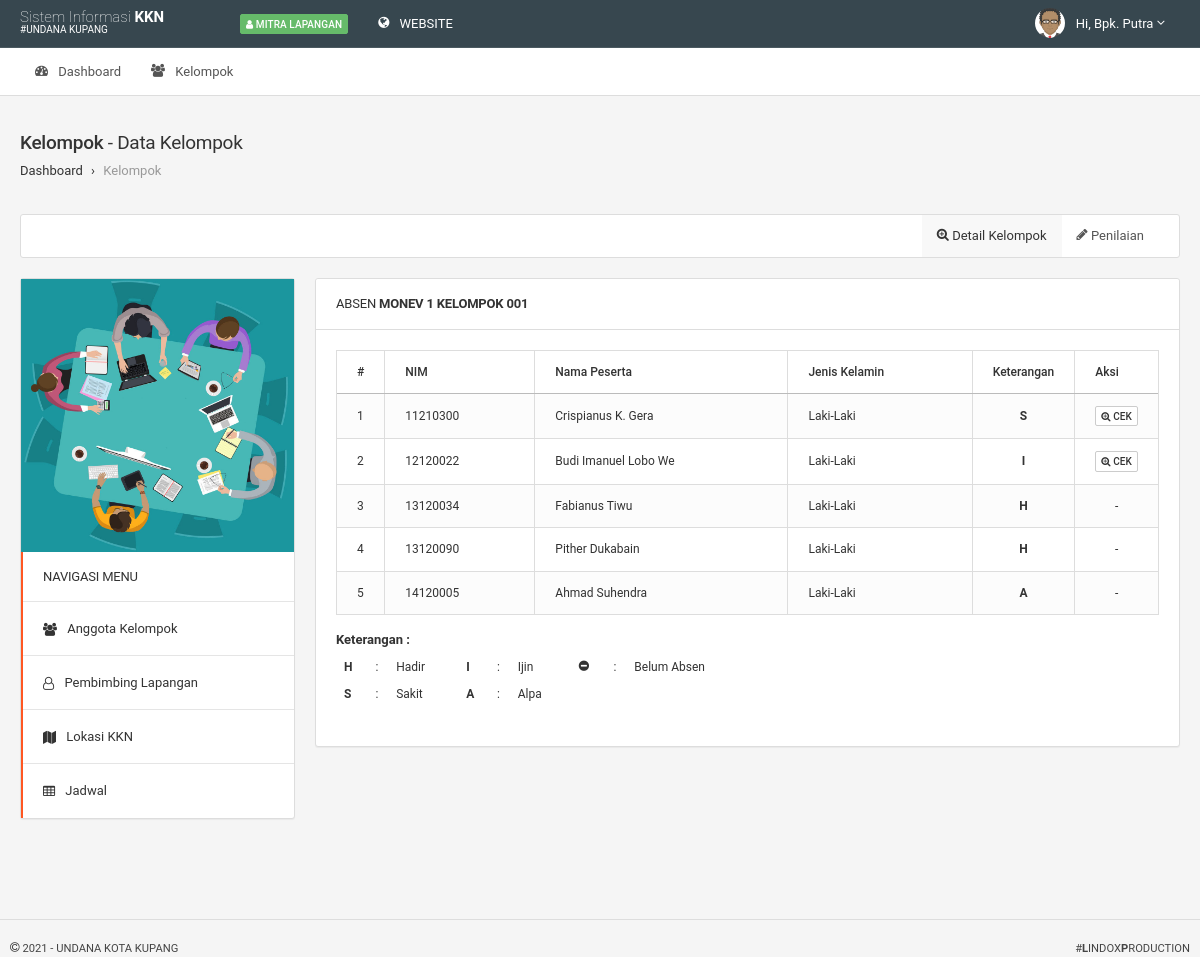
Page /pages/mitra/?page=absen-mitra&absen=21 (signed in) on the committed database.
### tables this page shows
CREATE TABLE IF NOT EXISTS `tbl_mitra` (
  `id_mitra` int(11) NOT NULL AUTO_INCREMENT,
  `id_lokasi` varchar(5) NOT NULL,
  `nip` varchar(18) NOT NULL,
  `nama_mitra` varchar(90) NOT NULL,
  `jk_mitra` enum('laki-laki','perempuan','','') NOT NULL,
  `agama_mitra` varchar(80) NOT NULL,
  `no_tlp_mitra` varchar(30) NOT NULL,
  `username` varchar(18) NOT NULL,
  `password` text NOT NULL,
  `confirm_password` text NOT NULL,
  `foto_mitra` text NOT NULL,
  PRIMARY KEY (`id_mitra`)
);

CREATE TABLE IF NOT EXISTS `tbl_jadwal` (
  `id_jadwal` int(11) NOT NULL AUTO_INCREMENT,
  `id_kelompok` varchar(5) NOT NULL,
  `tgl_jadwal` date NOT NULL,
  `status_jadwal` enum('monev1','monev2','monev3','pembekalan') NOT NULL,
  PRIMARY KEY (`id_jadwal`)
);

CREATE TABLE IF NOT EXISTS `tbl_kelompok` (
  `id_kelompok` int(11) NOT NULL AUTO_INCREMENT,
  `id_lokasi` varchar(5) NOT NULL,
  `id_prodi` varchar(5) NOT NULL,
  `nama_kelompok` varchar(80) NOT NULL,
  `tahun_kkn` varchar(10) NOT NULL,
  PRIMARY KEY (`id_kelompok`)
);

CREATE TABLE IF NOT EXISTS `tbl_has_peserta` (
  `id_has_peserta` int(11) NOT NULL AUTO_INCREMENT,
  `id_kelompok` varchar(5) NOT NULL,
  `id_peserta` varchar(5) NOT NULL,
  `status_has_peserta` enum('ketua','anggota') NOT NULL,
  PRIMARY KEY (`id_has_peserta`)
);

CREATE TABLE IF NOT EXISTS `tbl_mahasiswa` (
  `id_mahasiswa` int(11) NOT NULL AUTO_INCREMENT,
  `id_prodi` varchar(11) NOT NULL,
  `nim` varchar(10) NOT NULL,
  `pin_krs` varchar(10) NOT NULL,
  `nama_mahasiswa` varchar(90) NOT NULL,
  `jk_mahasiswa` enum('laki-laki','perempuan','','') NOT NULL,
  `tempat_lahir` varchar(80) NOT NULL,
  `tgl_lahir` date NOT NULL,
  `agama_mahasiswa` varchar(80) NOT NULL,
  `no_tlp_mahasiswa` varchar(30) NOT NULL,
  `email_mahasiswa` varchar(80) NOT NULL,
  `alamat_mahasiswa` text NOT NULL,
  `tahun_angkatan` varchar(9) NOT NULL,
  `foto_mahasiswa` text NOT NULL,
  PRIMARY KEY (`id_mahasiswa`)
);

### setting/include/mitra_control.php (called while the page is built, shortened)
<?php
	include '../../setting/function/func_title.php';
	include '../../setting/function/func_media.php';
	include '../../setting/connect/config.php';
	$id_user     = $_SESSION['id_user'];
	$r_mitra     = mysqli_fetch_array(mysqli_query($dbconnect,"SELECT * FROM tbl_mitra WHERE id_mitra='$id_user'"));
	$namamitra   = explode(" ",$r_mitra['nama_mitra']);
	$namadepan   = $namamitra[0];
?>

### setting/function/func_media.php (called while the page is built, shortened)
<?php
function jk($jk){
	if($jk == "laki-laki") {
		$tampil = "Laki-Laki";
	}elseif($jk == "perempuan"){
		$tampil = "Perempuan";
	}else{
		$tampil = "";
	}
	return $tampil;
}
function cek_file($file)
{
	if(empty($file)) {
		$tampil = "default.pdf";
	}
	else{
		$tampil = $file;
	}
	return $tampil;
}function cek_foto($foto)
{
	if(empty($foto)) {
		$tampil = "default.png";
	}
	else{
		$tampil = $foto;
	}
	return $tampil;
}
function cek_jk($jk)
{
	if($jk == 'laki-laki'){
		$tampil = "Bpk.";
	}elseif($jk == 'perempuan'){
		$tampil = "Ibu.";
	}else{
		$tampil = "";
	}
	return $tampil;
}
?>

### pages/mitra/pages/kelompok/absen.php (the view, shortened to what this page needs)
<?php
	if(isset($_GET['absen'])){
		$r_tjadwal    = mysqli_fetch_array(mysqli_query($dbconnect,"SELECT * FROM tbl_jadwal WHERE id_jadwal='$_GET[absen]'"));
		$statusmonev  = $r_tjadwal['status_jadwal'];
		if($statusmonev == "monev1"){
			$jmstatus  = "Monev 1";
		}
		elseif($statusmonev == "monev2"){
			$jmstatus  = "Monev 2";
		}
		elseif($statusmonev == "monev3"){
			$jmstatus  = "Monev 3";
		}
		elseif($statusmonev == "pembekalan"){
			$jmstatus  = "Pembekalan Mahasiswa KKN-PPM";
		}
		else{
			$jmstatus  = "";
		}
		$id_kelompok   = $r_tjadwal['id_kelompok'];
		$r_tkelompok   = mysqli_fetch_array(mysqli_query($dbconnect,"SELECT * FROM tbl_kelompok WHERE id_kelompok='$id_kelompok'"));
		$r_ujadwal    = mysqli_fetch_array(mysqli_query($dbconnect,"SELECT * FROM tbl_jadwal WHERE id_kelompok='$id_kelompok' AND status_jadwal='monev3'"));
		$statusmonev  = $r_ujadwal['status_jadwal'];
		if($statusmonev == "monev3"){
			$mstatus  = "monev3";
		}
		else{
			$mstatus  = "";
		}
	}
?>
<div class="navbar navbar-default navbar-component navbar-xs">
	<div class="navbar-collapse collapse" id="navbar-filter">
		<div class="navbar-right">
			<ul class="nav navbar-nav">
				<li class="active"><a href="#"><i class="fa fa-search-plus"></i> Detail Kelompok</a></li>
				<li class="<?=((empty($r_ujadwal['id_jadwal']) AND empty($mstatus))?'nopointer':'')?>"><a href="?page=nilai-km&absen=<?=$r_ujadwal['id_jadwal']?>&kelompok=<?=$id_kelompok?>&monev=<?=$mstatus;?>"><i class="fa fa-pencil"></i> Penilaian</a></li>
			</ul>
		</div>
	</div>
</div>
<div class="row">
	<div class="col-sm-12">
		<div class="row">
			<div class="tab-content" id="myTabContent">
				<div class="tab-pane fade in active" id="tab1">
					<div class="col-sm-3">
						<div class="row">
							<div class="col-sm-12">
				    	<div class="panel panel-white">
							<a href="#">
								<img src="../../assets/img/icon/kelompok.jpg" style="height:auto; max-height:280px; display:block; max-width:100%; width:100%;">
							</a>
							<div class="border-left-warning border-left-lg">
							<div class="panel-heading" style="margin-bottom:-9px;">
								<h6 class="panel-title">Navigasi Menu</h6>
							</div>
							<div class="list-group no-border no-padding-top">
							<div class="list-group-divider"></div>
								<a href="#anggota" data-toggle="tab" aria-expanded="false" class="list-group-item"><i class="fa fa-users"></i> Anggota Kelompok</a>
							<div class="list-group-divider"></div>
								<a href="#pembimbing" data-toggle="tab" aria-expanded="false" class="list-group-item"><i class="fa fa-user-o"></i> Pembimbing Lapangan</a>
							<div class="list-group-divider"></div>
								<a href="#lokasi" data-toggle="tab" aria-expanded="false" class="list-group-item"><i class="fa fa-map"></i> Lokasi KKN</a>
							<div class="list-group-divider"></div>
								<a href="#jadwalmonev" data-toggle="tab" aria-expanded="false" class="list-group-item"><i class="fa fa-table"></i> Jadwal</a>
							</div>
							</div>
						</div>
							</div>
						</div>
					</div>
					<div class="col-sm-9">
					<div class="row">
					<div class="tab-content" id="myTabContent">
										<?php
											$q_jadwal = mysqli_query($dbconnect,"SELECT * FROM tbl_jadwal WHERE id_kelompok='$r_tkelompok[id_kelompok]' AND status_jadwal!='pembekalan'");
										?>
					<div class="tab-pane fade in active" id="absenmonev">
					<div class="col-sm-12">
						<div class="panel panel-white">
							<div class="panel-heading">
								<h6 class="panel-title">Absen <b><?=$jmstatus;?> Kelompok <?=$r_tkelompok['nama_kelompok'];?></b></h6>
							</div>
							<div class="panel-body">
									<div class="table-responsive">
									<table class="table table-striped table-bordered table-hover">
										<thead>
											<tr>
												<th width="10">#</th>
												<th>NIM</th>
												<th>Nama Peserta</th>
												<th>Jenis Kelamin</th>
												<th width="80" align="center">Keterangan</th>
												<th width="80" align="center">Aksi</th>
											</tr>
										</thead>
										<tbody>
										<?php
											$no=0;
											$q_ypeserta = mysqli_query($dbconnect,"SELECT * FROM tbl_has_peserta WHERE id_kelompok='$id_kelompok'");
											while($r_ypeserta = mysqli_fetch_array($q_ypeserta)){
											$r_gpeserta	   = mysqli_fetch_array(mysqli_query($dbconnect,"SELECT * FROM tbl_peserta WHERE id_peserta='$r_ypeserta[id_peserta]' AND status_peserta='sudah'"));
											$r_ymahasiswa  = mysqli_fetch_array(mysqli_query($dbconnect,"SELECT * FROM tbl_mahasiswa WHERE id_mahasiswa='$r_gpeserta[id_mahasiswa]'"));
											$r_yabsen	   = mysqli_fetch_array(mysqli_query($dbconnect,"SELECT * FROM tbl_absen WHERE id_peserta='$r_ypeserta[id_peserta]' AND id_jadwal='$r_tjadwal[id_jadwal]'"));
											$status_absen  = $r_yabsen['status_absen'];
											$no++;
										?>
											<tr>
												<td><?=$no;?></td>
												<td><?=$r_ymahasiswa['nim']?></td>
												<td><?=ucwords($r_ymahasiswa['nama_mahasiswa'])?></td>
												<td><?=ucwords(jk($r_ymahasiswa['jk_mahasiswa']))?></td>
												<td><center>
													<?php
														if(empty($status_absen)){
														?>
														<i class="fa fa-minus-circle" style="margin-top:-3px;"></i>
													<?php
													}elseif(!empty($status_absen)){
														if($status_absen == "hadir"){
														?>
															<b>H</b>
													<?php
														}elseif($status_absen == "ijin"){
														?>
															<b>I</b>
													<?php
														}elseif($status_absen == "sakit"){
														?>
															<b>S</b>
													<?php
														}elseif($status_absen == "tidak"){
														?>
															<b>A</b>
													<?php
																}
															}
														?>
												</center></td>
												<td><center>
												<?php
													if(empty($status_absen)){ echo "-";}elseif(!empty($status_absen)){
														if($status_absen == "hadir" || $status_absen == "tidak"){echo "-";
														}
														elseif($status_absen == "ijin" || $status_absen == "sakit"){
													?>
														<a data-placement="left" data-popup="tooltip" title="" data-original-title="Cek Surat" href='#ceksurat' id='custId' data-toggle='modal' data-id="<?php echo $r_yabsen['id_absen']; ?>" type="button" class="label label-default"><i class="fa fa-search-plus"></i> Cek</a>
												<?php
															}
														}
													?>
												</center></td>
											</tr>
										<?php
											}
										?>
										</tbody>
									</table>
								</div>
								<span class="tfoot-ket">
									<b>Keterangan :</b>
								<span>
								<div class="table-responsive" style="border:0px;">
									<table class="table table-nobor-monev" style="font-size:12px; border-top:0px;">
									<tr>
										<td width="100">
											<table class="table table-nobor-monev" style="font-size:12px;">
												<tr>
													<td width="2"><b>H</b></td>
													<td width="2">:</td>
													<td width="5">Hadir</td>
													<td width="2"><b>I</b></td>
													<td width="2">:</td>
													<td width="5">Ijin</td>
													<td width="2"><i class="fa fa-minus-circle" style="margin-top:-3px;"></i></td>
													<td width="2">:</td>
													<td width="5">Belum Absen</td>
												</tr>
												<tr>
													<td width="2"><b>S</b></td>
													<td width="2">:</td>
													<td width="5">Sakit</td>
													<td width="2"><b>A</b></td>
													<td width="2">:</td>
													<td width="5">Alpa</td>
													<td colspan="3" style="color:#fff;">-</td>
												</tr>
											</table>
										</td>
										<td width="200"></td>
									</tr>
								</table>
								</div>
							</div>
						</div>
					</div>
					</div>
					</div>
					</div>
					</div>
				</div>
			</div>
		</div>
	</div>
</div>

### setting/include/mitra_firstnavbar.php (shortened to what this page needs)
<div class="navbar navbar-inverse">
<div class="navbar-boxed">
	<div class="navbar-header">
		<a class="navbar-brand" href="?page=dashboard" style="margin-top:-7px;"><span style="font-size:15px;"><span class="text-thin">Sistem Informasi</span> <b>KKN</b></span><p style="font-size:10px; margin-top:-7px;">#UNDANA KUPANG</p> </a>
	</div>
	<div class="navbar-collapse collapse" id="navbar-mobile">
		<p class="navbar-text"><span class="label bg-success-400"><i class='fa fa-user'></i> Mitra Lapangan</span></p>
		<ul class="nav navbar-nav">
			<li>
				<a href="../../" target="_blank"><i class="fa fa-globe"></i> <span class="position-right">WEBSITE</span></a>
			</li>
		</ul>
		<ul class="nav navbar-nav navbar-right">
			<li class="dropdown dropdown-user <?php if (stripos($_SERVER['REQUEST_URI'], '?page=profil')){echo "active";}?>">
				<a class="dropdown-toggle" data-toggle="dropdown">
					<img src="../../setting/save/mitra/<?=cek_foto($r_mitra['foto_mitra']);?>" alt="">
					<span>Hi, <?=ucwords(cek_jk($r_mitra['jk_mitra'])." ".$namadepan)?></span>
					<i class="fa fa-angle-down"></i>
				</a>
			</li>
		</ul>
	</div>
</div>
</div>

### assets/template/css/colors.css (style rules this page uses)
.bg-success-400 { background-color:#66bb6a;border-color:#66bb6a;color:#fff }
.border-left-warning { border-left-color:#ff5722 }

### assets/lindox-style/css/lindox-style.css (style rules this page uses)
.label i.fa { margin-bottom:2.6px; }
.label-default { color: #333; background-color: #fff; border-color: #ccc; }
.table-responsive { width: 100%; margin-bottom: 15px; overflow-y: hidden; -ms-overflow-style: -ms-autohiding-scrollbar; border: 1px solid #ddd; }
.table-responsive>.table { margin-bottom: 0 }
.table-responsive>.table-bordered { border: 0 }
.table-responsive>.table-bordered>thead>tr>th:first-child, .table-responsive>.table-bordered>tbody>tr>th:first-child, .table-responsive>.table-bordered>tfoot>tr>th:first-child, .table-responsive>.table-bordered>thead>tr>td:first-child, .table-responsive>.table-bordered>tbody>tr>td:first-child, .table-responsive>.table-bordered>tfoot>tr>td:first-child { border-left: 0 }
.table-responsive>.table-bordered>thead>tr>th:last-child, .table-responsive>.table-bordered>tbody>tr>th:last-child, .table-responsive>.table-bordered>tfoot>tr>th:last-child, .table-responsive>.table-bordered>thead>tr>td:last-child, .table-responsive>.table-bordered>tbody>tr>td:last-child, .table-responsive>.table-bordered>tfoot>tr>td:last-child { border-right: 0 }
.table-responsive>.table-bordered>tbody>tr:last-child>th, .table-responsive>.table-bordered>tfoot>tr:last-child>th, .table-responsive>.table-bordered>tbody>tr:last-child>td, .table-responsive>.table-bordered>tfoot>tr:last-child>td { border-bottom: 0; }
.navbar-nav li i.fa { margin-bottom:4px; }
h6.panel-title { font-weight:normal; font-size:13px; text-transform:uppercase; }

### setting/function/func_lib.php (style rules this page uses)
.table-nobor-monev > thead > tr > th, .table-nobor-monev > tbody > tr > th, .table-nobor-monev > tfoot > tr > th, .table-nobor-monev > thead > tr > td, .table-nobor-monev > tbody > tr > td, .table-nobor-monev > tfoot > tr > td { padding: 4px; vertical-align: middle; border-top: 0px solid #ddd; font-size:12px; border:0px; }

### rows in the picture
tbl_mitra: foto_mitra (picture), jk_mitra+nama_mitra "Bpk. Putra"
tbl_jadwal: status_jadwal "MONEV 1"
tbl_kelompok: nama_kelompok "001"
tbl_has_peserta: tbl_mahasiswa.nim "11210300", tbl_mahasiswa.nama_mahasiswa "Crispianus K. Gera", tbl_mahasiswa.jk_mahasiswa "Laki-Laki", shows "S"
tbl_has_peserta: tbl_mahasiswa.nim "12120022", tbl_mahasiswa.nama_mahasiswa "Budi Imanuel Lobo We", tbl_mahasiswa.jk_mahasiswa "Laki-Laki"
tbl_has_peserta: tbl_mahasiswa.nim "13120034", tbl_mahasiswa.nama_mahasiswa "Fabianus Tiwu", tbl_mahasiswa.jk_mahasiswa "Laki-Laki", shows "H"
tbl_has_peserta: tbl_mahasiswa.nim "13120090", tbl_mahasiswa.nama_mahasiswa "Pither Dukabain", tbl_mahasiswa.jk_mahasiswa "Laki-Laki", shows "H"
tbl_has_peserta: tbl_mahasiswa.nim "14120005", tbl_mahasiswa.nama_mahasiswa "Ahmad Suhendra", tbl_mahasiswa.jk_mahasiswa "Laki-Laki"
